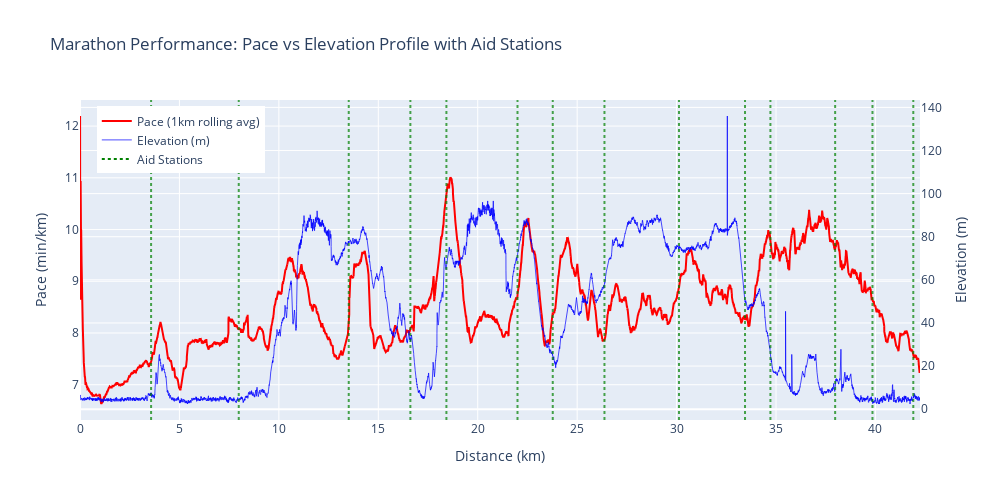

The notebook cell this image was saved under:
### Markdown cell above
## 3. Overall Trends

The following graph illustrates my pace and elevation across the 26.2-mile race.

### Code cell
# Create dual-axis plot: pace and elevation vs distance
fig = go.Figure()

# Add rolling average pace line using 1km rolling pace from tcx_df
fig.add_trace(
    go.Scatter(
        x=tcx_df['distance_km'],
        y=tcx_df['pace_1km'],
        mode='lines',
        name='Pace (1km rolling avg)',
        line=dict(color='red', width=2),
        hovertemplate='Distance: %{x:.2f}km<br>Pace: %{customdata}<extra></extra>',
        customdata=tcx_df['pace_1km_str'],
        yaxis='y'
    )
)

# Add elevation line on secondary y-axis using full GPS data
fig.add_trace(
    go.Scatter(
        x=tcx_df['distance_km'],
        y=tcx_df['elevation'],
        mode='lines',
        name='Elevation (m)',
        line=dict(color='blue', width=1),
        opacity=0.7,
        hovertemplate='Distance: %{x:.2f}km<br>Elevation: %{y:.0f}m<extra></extra>',
        yaxis='y2'
    )
)

# Add vertical lines for water stations with legend
for i, (_, station) in enumerate(aid_stations_df.iterrows()):
    fig.add_vline(
        x=station['distance_from_start_km'],
        line=dict(color='green', width=2, dash='dot'),
        opacity=0.7
    )
    # Add invisible trace for legend (only for first station)
    if i == 0:
        fig.add_trace(
            go.Scatter(
                x=[None], y=[None],
                mode='lines',
                name='Aid Stations',
                line=dict(color='green', width=2, dash='dot'),
                showlegend=True
            )
        )

# Update layout with dual y-axes
fig.update_layout(
    title='Marathon Performance: Pace vs Elevation Profile with Aid Stations',
    xaxis_title='Distance (km)',
    yaxis=dict(title='Pace (min/km)', side='left'),
    yaxis2=dict(title='Elevation (m)', side='right', overlaying='y'),
    width=1000,
    height=500,
    hovermode='x unified',
    legend=dict(x=0.02, y=0.98),
)

fig.show()

### Figure 1 — Plotly figure (JSON) as saved in the notebook; plotly's stock layout.template omitted (floating-point values rounded to 4 significant figures; data arrays with more than 128 entries replaced by an {"elided": "..."} marker saying what was removed)
{"data": [{"customdata": {"elided": "21295 str values"}, "hovertemplate": "Distance: %{x:.2f}km<br>Pace: %{customdata}<extra></extra>", "line": {"color": "red", "width": 2}, "mode": "lines", "name": "Pace (1km rolling avg)", "type": "scatter", "x": {"elided": "21295 float values"}, "y": {"elided": "21295 float values"}, "yaxis": "y"}, {"hovertemplate": "Distance: %{x:.2f}km<br>Elevation: %{y:.0f}m<extra></extra>", "line": {"color": "blue", "width": 1}, "mode": "lines", "name": "Elevation (m)", "opacity": 0.7, "type": "scatter", "x": {"elided": "21295 float values"}, "y": {"elided": "21295 float values"}, "yaxis": "y2"}, {"line": {"color": "green", "dash": "dot", "width": 2}, "mode": "lines", "name": "Aid Stations", "showlegend": true, "type": "scatter", "x": [null], "y": [null]}], "layout": {"height": 500, "hovermode": "x unified", "legend": {"x": 0.02, "y": 0.98}, "shapes": [{"line": {"color": "green", "dash": "dot", "width": 2}, "opacity": 0.7, "type": "line", "x0": 3.575, "x1": 3.575, "xref": "x", "y0": 0, "y1": 1, "yref": "y domain"}, {"line": {"color": "green", "dash": "dot", "width": 2}, "opacity": 0.7, "type": "line", "x0": 7.983, "x1": 7.983, "xref": "x", "y0": 0, "y1": 1, "yref": "y domain"}, {"line": {"color": "green", "dash": "dot", "width": 2}, "opacity": 0.7, "type": "line", "x0": 13.51, "x1": 13.51, "xref": "x", "y0": 0, "y1": 1, "yref": "y domain"}, {"line": {"color": "green", "dash": "dot", "width": 2}, "opacity": 0.7, "type": "line", "x0": 16.61, "x1": 16.61, "xref": "x", "y0": 0, "y1": 1, "yref": "y domain"}, {"line": {"color": "green", "dash": "dot", "width": 2}, "opacity": 0.7, "type": "line", "x0": 18.42, "x1": 18.42, "xref": "x", "y0": 0, "y1": 1, "yref": "y domain"}, {"line": {"color": "green", "dash": "dot", "width": 2}, "opacity": 0.7, "type": "line", "x0": 22.0, "x1": 22.0, "xref": "x", "y0": 0, "y1": 1, "yref": "y domain"}, {"line": {"color": "green", "dash": "dot", "width": 2}, "opacity": 0.7, "type": "line", "x0": 23.77, "x1": 23.77, "xref": "x", "y0": 0, "y1": 1, "yref": "y domain"}, {"line": {"color": "green", "dash": "dot", "width": 2}, "opacity": 0.7, "type": "line", "x0": 26.37, "x1": 26.37, "xref": "x", "y0": 0, "y1": 1, "yref": "y domain"}, {"line": {"color": "green", "dash": "dot", "width": 2}, "opacity": 0.7, "type": "line", "x0": 30.12, "x1": 30.12, "xref": "x", "y0": 0, "y1": 1, "yref": "y domain"}, {"line": {"color": "green", "dash": "dot", "width": 2}, "opacity": 0.7, "type": "line", "x0": 33.44, "x1": 33.44, "xref": "x", "y0": 0, "y1": 1, "yref": "y domain"}, {"line": {"color": "green", "dash": "dot", "width": 2}, "opacity": 0.7, "type": "line", "x0": 34.72, "x1": 34.72, "xref": "x", "y0": 0, "y1": 1, "yref": "y domain"}, {"line": {"color": "green", "dash": "dot", "width": 2}, "opacity": 0.7, "type": "line", "x0": 37.97, "x1": 37.97, "xref": "x", "y0": 0, "y1": 1, "yref": "y domain"}, {"line": {"color": "green", "dash": "dot", "width": 2}, "opacity": 0.7, "type": "line", "x0": 39.85, "x1": 39.85, "xref": "x", "y0": 0, "y1": 1, "yref": "y domain"}, {"line": {"color": "green", "dash": "dot", "width": 2}, "opacity": 0.7, "type": "line", "x0": 41.9, "x1": 41.9, "xref": "x", "y0": 0, "y1": 1, "yref": "y domain"}], "title": {"text": "Marathon Performance: Pace vs Elevation Profile with Aid Stations"}, "width": 1000, "xaxis": {"title": {"text": "Distance (km)"}}, "yaxis": {"side": "left", "title": {"text": "Pace (min/km)"}}, "yaxis2": {"overlaying": "y", "side": "right", "title": {"text": "Elevation (m)"}}}}
